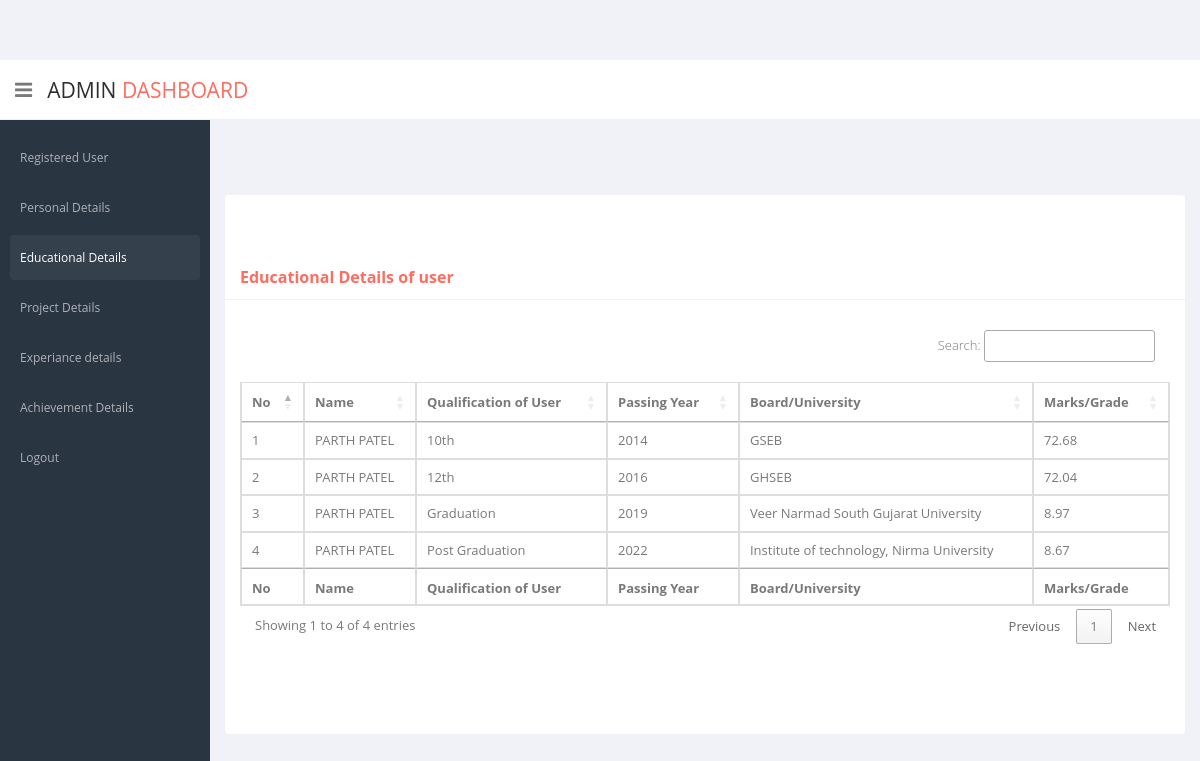
/educational_details.php (signed in), run on the app's committed database.
### tables this page shows
CREATE TABLE `education_detail` (
  `edu_id` int(5) NOT NULL,
  `edu_qua` varchar(20) NOT NULL,
  `edu_year` varchar(5) NOT NULL,
  `edu_uni` varchar(50) NOT NULL,
  `edu_grade` float(4,2) NOT NULL,
  `reg_id` int(5) NOT NULL
);

CREATE TABLE `reg_details` (
  `reg_id` int(5) NOT NULL,
  `reg_name` varchar(20) NOT NULL,
  `reg_email` varchar(50) NOT NULL,
  `reg_passwd` varchar(200) NOT NULL,
  `reg_date` datetime DEFAULT current_timestamp(),
  `login_status` int(2) NOT NULL DEFAULT 0,
  `block_status` int(2) NOT NULL
);

### educational_details.php (the view, shortened to what this page needs)
<?php
    include ("connection.php");
?>
<!DOCTYPE html>
<html lang="en">
<head>
    <link href="css/bootstrap.min.css" rel="stylesheet">
    <link href="css/bootstrap-reset.css" rel="stylesheet">
    <link href="assets/font-awesome/css/font-awesome.css" rel="stylesheet" />
    <link href="assets/jquery-easy-pie-chart/jquery.easy-pie-chart.css" rel="stylesheet" type="text/css" media="screen"/>
    <link rel="stylesheet" href="css/owl.carousel.css" type="text/css">
      <link href="css/slidebars.css" rel="stylesheet">
    <link href="css/style.css" rel="stylesheet">
    <link href="css/style-responsive.css" rel="stylesheet" />
    <link rel="stylesheet" type="text/css" href="https://cdn.datatables.net/1.10.24/css/jquery.dataTables.min.css">
    <link rel="stylesheet" type="text/css" href="https://cdn.datatables.net/autofill/2.3.5/css/autoFill.dataTables.min.css">
    <link rel="stylesheet" type="text/css" href="https://cdn.datatables.net/buttons/1.7.0/css/buttons.dataTables.min.css">
    <link rel="stylesheet" type="text/css" href="https://cdn.datatables.net/colreorder/1.5.3/css/colReorder.dataTables.min.css">
    <link rel="stylesheet" type="text/css" href="https://cdn.datatables.net/fixedcolumns/3.3.2/css/fixedColumns.dataTables.min.css">
    <link rel="stylesheet" type="text/css" href="https://cdn.datatables.net/fixedheader/3.1.8/css/fixedHeader.dataTables.min.css">
    <link rel="stylesheet" type="text/css" href="https://cdn.datatables.net/keytable/2.6.1/css/keyTable.dataTables.min.css">
    <link rel="stylesheet" type="text/css" href="https://cdn.datatables.net/responsive/2.2.7/css/responsive.dataTables.min.css">
    <link rel="stylesheet" type="text/css" href="https://cdn.datatables.net/rowgroup/1.1.2/css/rowGroup.dataTables.min.css">
    <link rel="stylesheet" type="text/css" href="https://cdn.datatables.net/rowreorder/1.2.7/css/rowReorder.dataTables.min.css">
    <link rel="stylesheet" type="text/css" href="https://cdn.datatables.net/scroller/2.0.3/css/scroller.dataTables.min.css">
    <link rel="stylesheet" type="text/css" href="https://cdn.datatables.net/searchbuilder/1.0.1/css/searchBuilder.dataTables.min.css">
    <link rel="stylesheet" type="text/css" href="https://cdn.datatables.net/searchpanes/1.2.1/css/searchPanes.dataTables.min.css">
    <link rel="stylesheet" type="text/css" href="https://cdn.datatables.net/select/1.3.3/css/select.dataTables.min.css">
  </head>
  <body>
  <section id="container" >
      <header class="header white-bg">
              <div class="sidebar-toggle-box">
                  <div class="fa fa-bars tooltips" data-placement="right" data-original-title="Toggle Navigation"></div>
              </div>
            <a href="register_user.php" class="logo">Admin<span> Dashboard</span></a>
        </header>
      <aside>
          <div id="sidebar"  class="nav-collapse ">
              <ul class="sidebar-menu" id="nav-accordion">
                  <li class="sub-menu">
                      <a href="register_user.php">
                          <span>Registered User</span>
                      </a>
                  </li>
                  <li class="sub-menu">
                      <a href="personal_details.php">
                          <span>Personal Details</span>
                      </a>
                  </li>
                  <li class="sub-menu">
                      <a href="educational_details.php" class="active">
                          <span>Educational Details</span>
                      </a>
                  </li>
                  <li class="sub-menu">
                      <a href="project_details.php">
                          <span>Project Details</span>
                      </a>
                  </li>
                  <li class="sub-menu">
                      <a href="experiance_details.php" >
                          <span>Experiance details</span>
                      </a>
                  </li>
                  <li class="sub-menu">
                      <a href="achievement_details.php" >
                          <span>Achievement Details</span>
                      </a>
                  </li>
                  <li class="sub-menu">
                      <a href="logout.php" >
                          <span>Logout</span>
                      </a>
                  </li>
              </ul>
          </div>
      </aside>
      <section id="main-content">
          <section class="wrapper">
            <section class="panel">
                <header class="panel-heading text-danger"><b>Educational Details of user</b></header>
                <div class="panel-body">
                  <table class="table table-bordered" id="pdDT">
                        <thead>
                            <tr>
                              <th>No</th>
                              <th>Name</th>
                              <th>Qualification of User</th>
                              <th>Passing Year</th>
                              <th>Board/University</th>
                              <th>Marks/Grade</th>
                            </tr>
                        </thead>
                        <tbody>
                            <?php
                              $q1 = "select * from education_detail ed,reg_details rd where ed.reg_id=rd.reg_id";
                              $result = $con->query($q1);
                              $count=1;
                              if ($result->num_rows > 0) {
                                while($row = $result->fetch_assoc()) {
                            ?>
                            <tr>
                                <td><?php echo $count; ?></td>
                                <td><?php echo strtoupper($row['reg_name']); ?></td>
                                <td><?php echo $row['edu_qua']; ?></td>
                                <td><?php echo $row['edu_year']; ?></td>
                                <td><?php echo $row['edu_uni']; ?></td>
                                <td><?php echo $row['edu_grade'] ?></td>
                            </tr>
                          <?php $count++; }} ?>
                        </tbody>
                        <tfoot>
                             <tr>
                              <th>No</th>
                              <th>Name</th>
                              <th>Qualification of User</th>
                              <th>Passing Year</th>
                              <th>Board/University</th>
                              <th>Marks/Grade</th>
                            </tr>
                        </tfoot>
                  </table>
                </div>
            </section>
          </section>
      </section>
  </section>
  </body>
</html>

### data on the page
education_detail: reg.reg_name "PARTH PATEL", edu_qua "10th", edu_year "2014", edu_uni "GSEB", edu_grade "72.68"
education_detail: reg.reg_name "PARTH PATEL", edu_qua "12th", edu_year "2016", edu_uni "GHSEB", edu_grade "72.04"
education_detail: reg.reg_name "PARTH PATEL", edu_qua "Graduation", edu_year "2019", edu_uni "Veer Narmad South Gujarat University", edu_grade "8.97"
education_detail: reg.reg_name "PARTH PATEL", edu_qua "Post Graduation", edu_year "2022", edu_uni "Institute of technology, Nirma University", edu_grade "8.67"
